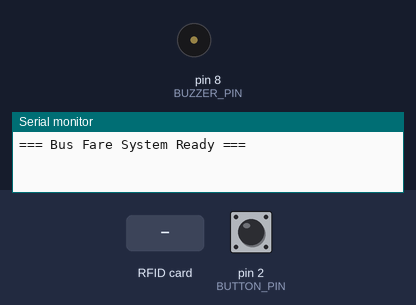
A sketch run on a simulated Arduino Uno, built with avr-gcc and run on an emulated ATmega328P. Shown: buzzer (waves = sounding), the last lines printed to the serial monitor. The test bench sets the inputs (shaded band); at power-on: pin 2 (BUTTON_PIN) HIGH.

Above: at 1.2 s.
1.3 s: pin 2 (BUTTON_PIN) pulled LOW for 0.15 s
At 1.4 s:
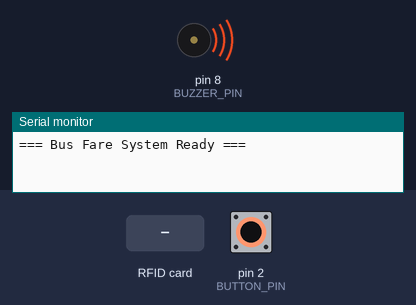
3.0 s: RFID card 5E 7A 19 C4 held to the reader
At 4.7 s:
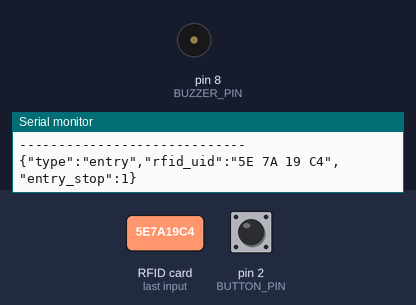
Timing chart, 0 to 6.2 s (numbered marks = the images above; inputs shaded):
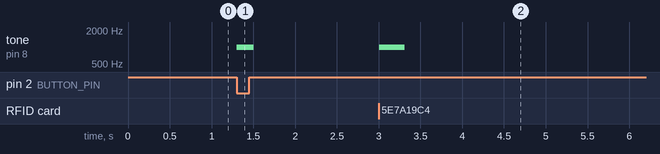

Measured:
- after the input at 1.3 s, tone on pin 8 (BUZZER_PIN): silent → 1000 Hz at once, → silent 0.20 s later
- after the input at 3.0 s, tone on pin 8 (BUZZER_PIN): silent → 1000 Hz at once, → silent 0.30 s later

The sketch:

smart.ino
```cpp
#define MFRC522_SPICLOCK (400000u)
#include <SPI.h>
#include <MFRC522.h>

#define SS_PIN 10
#define RST_PIN 9
#define BUTTON_PIN 2
#define BUZZER_PIN 8

MFRC522 mfrc522(SS_PIN, RST_PIN);

int stopNumber = 0;
int farePerStop = 5;
bool buttonWasPressed = false;
unsigned long lastPressTime = 0;
const int DEBOUNCE_DELAY = 300;

// Entry tracking
String boardedUID = "";       // UID of passenger currently on trip
int boardedAtStop = 0;        // Stop where they boarded
bool passengerOnBoard = false; // Is someone currently on a trip?

void buzz(int times, int duration) {
  for (int i = 0; i < times; i++) {
    tone(BUZZER_PIN, 1000, duration);
    delay(duration + 200);
  }
  noTone(BUZZER_PIN);
}

void setup() {
  Serial.begin(9600);
  SPI.begin();
  mfrc522.PCD_Init();
  pinMode(BUTTON_PIN, INPUT_PULLUP);
  pinMode(BUZZER_PIN, OUTPUT);
  Serial.println("=== Bus Fare System Ready ===");
}

void loop() {
  // Button press = record stop
  bool buttonNowPressed = (digitalRead(BUTTON_PIN) == LOW);
  unsigned long currentTime = millis();

  if (buttonNowPressed && !buttonWasPressed) {
    if (currentTime - lastPressTime > DEBOUNCE_DELAY) {
      lastPressTime = currentTime;
      stopNumber++;
      buzz(1, 200);

      Serial.println("-----------------------------");
      Serial.print("Stop Recorded: ");
      Serial.println(stopNumber);
      Serial.println("-----------------------------");

      // JSON for bridge.cjs
      Serial.print("{\"type\":\"stop\",\"stop_number\":");
      Serial.print(stopNumber);
      Serial.println("}");
    }
  }
  buttonWasPressed = buttonNowPressed;

  // Card scan
  if (!mfrc522.PICC_IsNewCardPresent()) return;
  if (!mfrc522.PICC_ReadCardSerial()) return;

  // Read UID
  String uid = "";
  for (byte i = 0; i < mfrc522.uid.size; i++) {
    if (mfrc522.uid.uidByte[i] < 0x10) uid += "0";
    uid += String(mfrc522.uid.uidByte[i], HEX);
    if (i < mfrc522.uid.size - 1) uid += " ";
  }
  uid.toUpperCase();

  // ✅ ENTRY-EXIT LOGIC
  if (!passengerOnBoard) {
    // ── ENTRY SCAN ──
    boardedUID = uid;
    boardedAtStop = stopNumber;
    passengerOnBoard = true;

    buzz(1, 300); // 1 buzz = boarded

    Serial.println("-----------------------------");
    Serial.print("BOARDED - Card UID: ");
    Serial.println(uid);
    Serial.print("Entry Stop: ");
    Serial.println(boardedAtStop);
    Serial.println("-----------------------------");

    // JSON for bridge.cjs
    Serial.print("{\"type\":\"entry\",\"rfid_uid\":\"");
    Serial.print(uid);
    Serial.print("\",\"entry_stop\":");
    Serial.print(boardedAtStop);
    Serial.println("}");

  } else if (passengerOnBoard && uid == boardedUID) {
    // ── EXIT SCAN (same card) ──
    int stopsTraveiled = stopNumber - boardedAtStop;
    int fare = stopsTraveiled * farePerStop;

    // Edge case: scanned at same stop
    if (stopsTraveiled <= 0) {
      Serial.println("! Same stop scan ignored !");
      mfrc522.PICC_HaltA();
      mfrc522.PCD_StopCrypto1();
      delay(1000);
      return;
    }

    passengerOnBoard = false;
    buzz(2, 300); // 2 buzzes = exited & paid

    Serial.println("-----------------------------");
    Serial.print("EXITED  - Card UID: ");
    Serial.println(uid);
    Serial.print("Entry Stop:  ");
    Serial.println(boardedAtStop);
    Serial.print("Exit Stop:   ");
    Serial.println(stopNumber);
    Serial.print("Stops:       ");
    Serial.println(stopsTraveiled);
    Serial.print("Fare:        Rs.");
    Serial.println(fare);
    Serial.println("-----------------------------");

    // JSON for bridge.cjs
    Serial.print("{\"type\":\"payment\",\"rfid_uid\":\"");
    Serial.print(uid);
    Serial.print("\",\"entry_stop\":");
    Serial.print(boardedAtStop);
    Serial.print(",\"exit_stop\":");
    Serial.print(stopNumber);
    Serial.print(",\"fare\":");
    Serial.print(fare);
    Serial.println("}");

    // Reset
    boardedUID = "";
    boardedAtStop = 0;

  } else {
    // Different card scanned while someone is on board
    buzz(3, 100); // 3 quick buzzes = error
    Serial.println("! Another passenger already on trip !");
  }

  mfrc522.PICC_HaltA();
  mfrc522.PCD_StopCrypto1();
  delay(1000);
}
```
